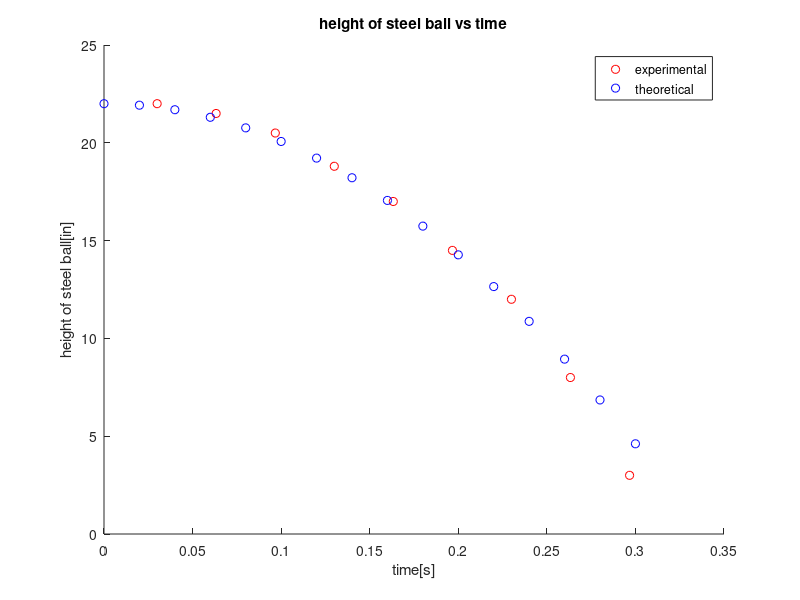

Source code (MATLAB):
%HW_8 | Part 2: Experimental vs Theoretical Data
%Created by Karan Marwaha 

clear all 
clc

%models figure that compares the experimental data with the theoretically
%expected values of a steel ball that is dropped

%experimental data
time_exp = [.03 .0633 .0967 .13 .1633 .1967 .23 .2633 .2967]; %experimental data [s]
height_exp = [22 21.5 20.5 18.8 17 14.5 12 8 3 ]; %experimental data [in]
hold on %shows series of continous points instead of last point
plot(time_exp, height_exp, 'ro') %plots experimental data 


%theoretical Data
for t=0:.02:.3 %for loop intailizes t at 0 and incrementing by .2 until .3 including it 
    g = 386.4 ; % gravity on earth[in/s^2]
    h = 22 - ((.5) * (g) * (t.^2)) %theoretical data eqaution 
    plot(t, h, 'bo')%plot time vs height of ball
end


xlabel("time[s]") %labels x axis
ylabel("height of steel ball[in]") %labels y axis
title("height of steel ball vs time") %labels title
legend({"experimental", "theoretical"}) %creates lengend to differenate 